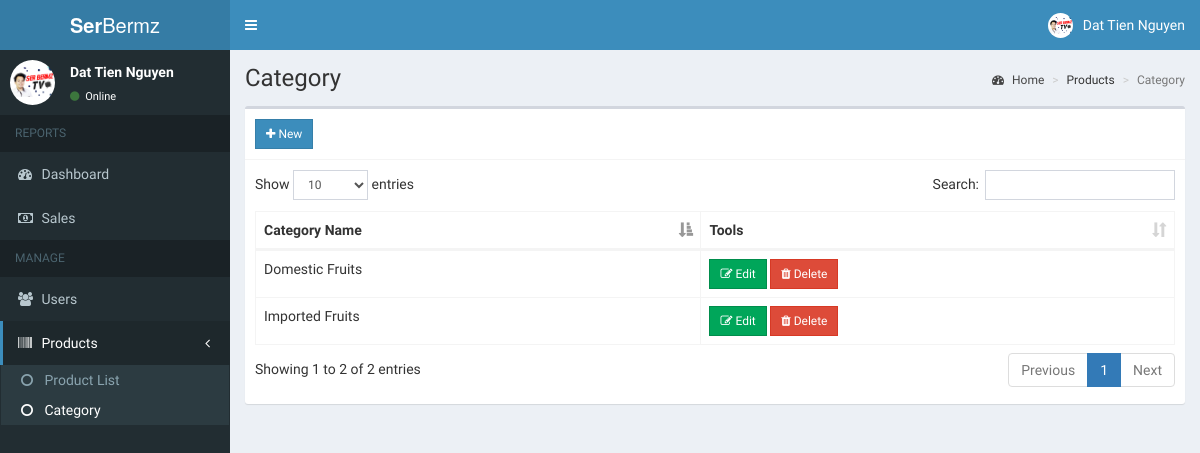
The app's page /admin/category.php (signed in) with its own data.
### tables this page shows
CREATE TABLE `users` (
  `id` int(11) NOT NULL,
  `email` varchar(200) NOT NULL,
  `password` varchar(60) NOT NULL,
  `type` int(1) NOT NULL,
  `firstname` varchar(50) NOT NULL,
  `lastname` varchar(50) NOT NULL,
  `address` text NOT NULL,
  `contact_info` varchar(100) NOT NULL,
  `photo` varchar(200) NOT NULL,
  `status` int(1) NOT NULL,
  `activate_code` varchar(15) NOT NULL,
  `reset_code` varchar(15) NOT NULL,
  `created_on` date NOT NULL
);

CREATE TABLE `category` (
  `id` int(11) NOT NULL,
  `name` varchar(100) NOT NULL,
  `cat_slug` varchar(150) NOT NULL
);

### admin/includes/session.php (called while the page is built, shortened)
<?php
	include '../includes/conn.php';
	$conn = $pdo->open();
	$stmt = $conn->prepare("SELECT * FROM users WHERE id=:id");
	$stmt->execute(['id'=>$_SESSION['admin']]);
	$admin = $stmt->fetch();
?>

### admin/category.php (the view, shortened to what this page needs)
<?php include 'includes/session.php'; ?>
<?php include 'includes/header.php'; ?>
<body class="hold-transition skin-blue sidebar-mini">
<div class="wrapper">
  <?php include 'includes/navbar.php'; ?>
  <?php include 'includes/menubar.php'; ?>
  <div class="content-wrapper">
    <section class="content-header">
      <h1>
        Category
      </h1>
      <ol class="breadcrumb">
        <li><a href="#"><i class="fa fa-dashboard"></i> Home</a></li>
        <li>Products</li>
        <li class="active">Category</li>
      </ol>
    </section>
    <section class="content">
      <div class="row">
        <div class="col-xs-12">
          <div class="box">
            <div class="box-header with-border">
              <a href="#addnew" data-toggle="modal" class="btn btn-primary btn-sm btn-flat"><i class="fa fa-plus"></i> New</a>
            </div>
            <div class="box-body">
              <table id="example1" class="table table-bordered">
                <thead>
                  <th>Category Name</th>
                  <th>Tools</th>
                </thead>
                <tbody>
                  <?php
                    $conn = $pdo->open();
                    try{
                      $stmt = $conn->prepare("SELECT * FROM category");
                      $stmt->execute();
                      foreach($stmt as $row){
                        echo "
                          <tr>
                            <td>".$row['name']."</td>
                            <td>
                              <button class='btn btn-success btn-sm edit btn-flat' data-id='".$row['id']."'><i class='fa fa-edit'></i> Edit</button>
                              <button class='btn btn-danger btn-sm delete btn-flat' data-id='".$row['id']."'><i class='fa fa-trash'></i> Delete</button>
                            </td>
                          </tr>
                        ";
                      }
                    }
                    catch(PDOException $e){
                      echo $e->getMessage();
                    }
                  ?>
                </tbody>
              </table>
            </div>
          </div>
        </div>
      </div>
    </section>
  </div>
</div>
</body>
</html>

### admin/includes/navbar.php (shortened to what this page needs)
<header class="main-header">
  <a href="#" class="logo">
    <span class="logo-lg"><b>Ser</b>Bermz</span>
  </a>
  <nav class="navbar navbar-static-top">
    <a href="#" class="sidebar-toggle" data-toggle="push-menu" role="button">
    </a>
    <div class="navbar-custom-menu">
      <ul class="nav navbar-nav">
        <li class="dropdown user user-menu">
          <a href="#" class="dropdown-toggle" data-toggle="dropdown">
            <img src="<?php echo (!empty($admin['photo'])) ? '../images/'.$admin['photo'] : '../images/profile.jpg'; ?>" class="user-image" alt="User Image">
            <span class="hidden-xs"><?php echo $admin['firstname'].' '.$admin['lastname']; ?></span>
          </a>
        </li>
      </ul>
    </div>
  </nav>
</header>

### admin/includes/menubar.php
<aside class="main-sidebar">
  <section class="sidebar">
    <div class="user-panel">
      <div class="pull-left image">
        <img src="<?php echo (!empty($admin['photo'])) ? '../images/'.$admin['photo'] : '../images/profile.jpg'; ?>" class="img-circle" alt="User Image">
      </div>
      <div class="pull-left info">
        <p><?php echo $admin['firstname'].' '.$admin['lastname']; ?></p>
        <a><i class="fa fa-circle text-success"></i> Online</a>
      </div>
    </div>
    <ul class="sidebar-menu" data-widget="tree">
      <li class="header">REPORTS</li>
      <li><a href="home.php"><i class="fa fa-dashboard"></i> <span>Dashboard</span></a></li>
      <li><a href="sales.php"><i class="fa fa-money"></i> <span>Sales</span></a></li>
      <li class="header">MANAGE</li>
      <li><a href="users.php"><i class="fa fa-users"></i> <span>Users</span></a></li>
      <li class="treeview">
        <a href="#">
          <i class="fa fa-barcode"></i>
          <span>Products</span>
          <span class="pull-right-container">
            <i class="fa fa-angle-left pull-right"></i>
          </span>
        </a>
        <ul class="treeview-menu">
          <li><a href="products.php"><i class="fa fa-circle-o"></i> Product List</a></li>
          <li><a href="category.php"><i class="fa fa-circle-o"></i> Category</a></li>
        </ul>
      </li>
    </ul>
  </section>
</aside>

### records on screen
users: photo (picture), firstname "Dat", lastname "Tien Nguyen"
category: name "Domestic Fruits"
category: name "Imported Fruits"
